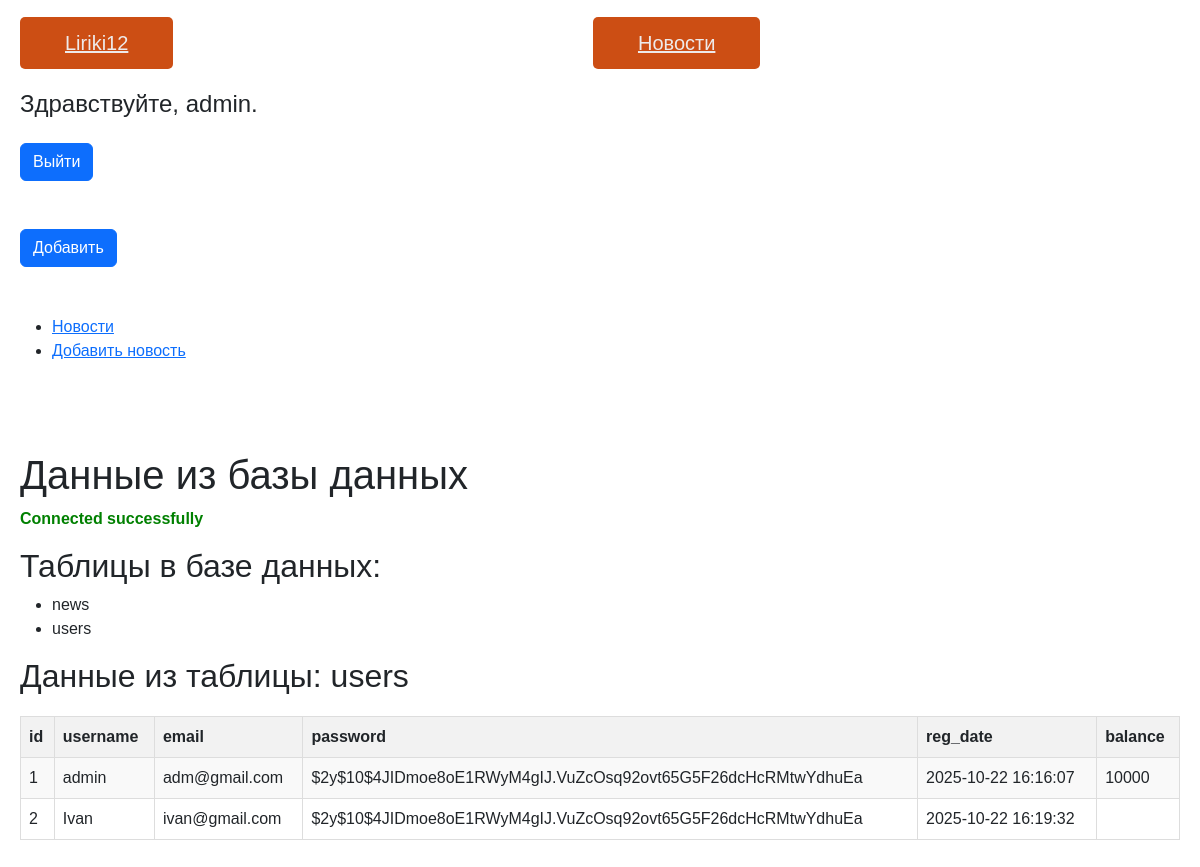
/admin.php (signed in), run on the app's committed database.
### tables this page shows
CREATE TABLE `users` (
  `id` int(11) NOT NULL,
  `username` varchar(30) NOT NULL,
  `email` varchar(50) NOT NULL,
  `password` varchar(255) NOT NULL,
  `reg_date` datetime NOT NULL DEFAULT CURRENT_TIMESTAMP,
  `balance` mediumtext NOT NULL
);

### admin.php (the view, shortened to what this page needs)
<!DOCTYPE html>
<html lang="en">
<head>
  <link href="https://cdn.jsdelivr.net/npm/bootstrap@5.2.0-beta1/dist/css/bootstrap.min.css" rel="stylesheet">
  <link rel="stylesheet" href="css.css">
  <link rel="stylesheet" href="milchik.cs">
</head>
<body>
<nav class="navbar" id="navbar">
        <div class="logo">
<span><a href="index.php" class="button2">Liriki12 </a></span>
        </div>
        <div class="logo">
        <span><a href="index2.php" class="button2">Новости </a></span>
</div>
    </nav>
        <h4 class="my-4">Здравствуйте, <?= htmlspecialchars($_SESSION["username"]); ?>.</h4>
        <a href="./logout.php" class="btn btn-primary">Выйти</a>
<br>
<br>
<br>
<a href="" class="btn btn-primary">Добавить</a>
<br>
<br>
<br>
  <?php
$action = isset($_GET['action']) ? $_GET['action'] : 'pages';
?>
<ul class="nav-list">
    <li>
        <a href="admin.php?action=news"
           class="<?php echo ($action == 'news' || $action == 'add_news' || $action == 'edit_news') ? 'active' : ''; ?>">
           Новости
        </a>
    </li>
    <li>
        <a href="admin.php?action=add_news"
           class="<?php echo ($action == 'add_news') ? 'active' : ''; ?>">
           Добавить новость
        </a>
    </li>
</ul>
    <br>
    <br>
    <br>
    <h1>Данные из базы данных</h1>
    <?php
    $host = 'localhost';
    $user = 'root';
    $password = '';
    $db = 'demo2';
    $connection = mysqli_connect($host, $user, $password, $db);
    echo "<p class='success'>Connected successfully</p>";
    mysqli_set_charset($connection, "utf8");
    echo "<h2>Таблицы в базе данных:</h2>";
    $result = mysqli_query($connection, "SHOW TABLES");
    if ($result && mysqli_num_rows($result) > 0) {
        echo "<ul>";
        while ($row = mysqli_fetch_array($result)) {
            echo "<li>" . $row[0] . "</li>";
        }
        echo "</ul>";
    } else {
        echo "<p>Таблицы не найдены</p>";
    }
    $table_name = "users";
    $table_check = mysqli_query($connection, "SHOW TABLES LIKE '$table_name'");
    if (mysqli_num_rows($table_check) > 0) {
        echo "<h2>Данные из таблицы: $table_name</h2>";
        $query = "SELECT * FROM $table_name";
        $result = mysqli_query($connection, $query);
        if ($result && mysqli_num_rows($result) > 0) {
            echo "<table>";
            echo "<tr>";
            $fields = mysqli_fetch_fields($result);
            foreach ($fields as $field) {
                echo "<th>" . $field->name . "</th>";
            }
            echo "</tr>";
            while ($row = mysqli_fetch_assoc($result)) {
                echo "<tr>";
                foreach ($row as $value) {
                    echo "<td>" . htmlspecialchars($value) . "</td>";
                }
                echo "</tr>";
            }
            echo "</table>";
        } else {
            echo "<p>В таблице '$table_name' нет данных или произошла ошибка: " . mysqli_error($connection) . "</p>";
        }
    }
    ?>
    <br>
    <br>
    <br>
    <br>
</body>
</html>

### admin.php (style rules this page uses)
.button2 { padding: 15px 45px; border-radius: 5px; margin-top: 15px; margin-bottom: 15px; border: none; color: rgb(238, 234, 234); cursor: pointer; background-color: #cc4e14; width: 100%; font-size: 20px; }
body { font-family: Arial, sans-serif; margin: 20px; }
.success { color: green; font-weight: bold; }
table { border-collapse: collapse; margin: 20px 0; width: 100%; }
th, td { border: 1px solid #ddd; padding: 8px; text-align: left; }
th { background-color: #f2f2f2; }
tr:nth-child(even) { background-color: #f9f9f9; }

### data on the page
users: id "1", username "admin", email "adm@gmail.com", password "$2y$10$4JIDmoe8oE1RWyM4gIJ.VuZcOsq92ovt65G5F26dcHcRMtwYdhuEa", reg_date "2025-10-22 16:16:07", balance "10000"
users: id "2", username "Ivan", email "ivan@gmail.com", password "$2y$10$4JIDmoe8oE1RWyM4gIJ.VuZcOsq92ovt65G5F26dcHcRMtwYdhuEa", reg_date "2025-10-22 16:19:32"

### other printed values
$_SESSION["username"] "admin"
$row[0] "news"
$row[0] "users"
$table_name "users"
$field->name "id"
$field->name "username"
$field->name "email"
$field->name "password"
$field->name "reg_date"
$field->name "balance"
